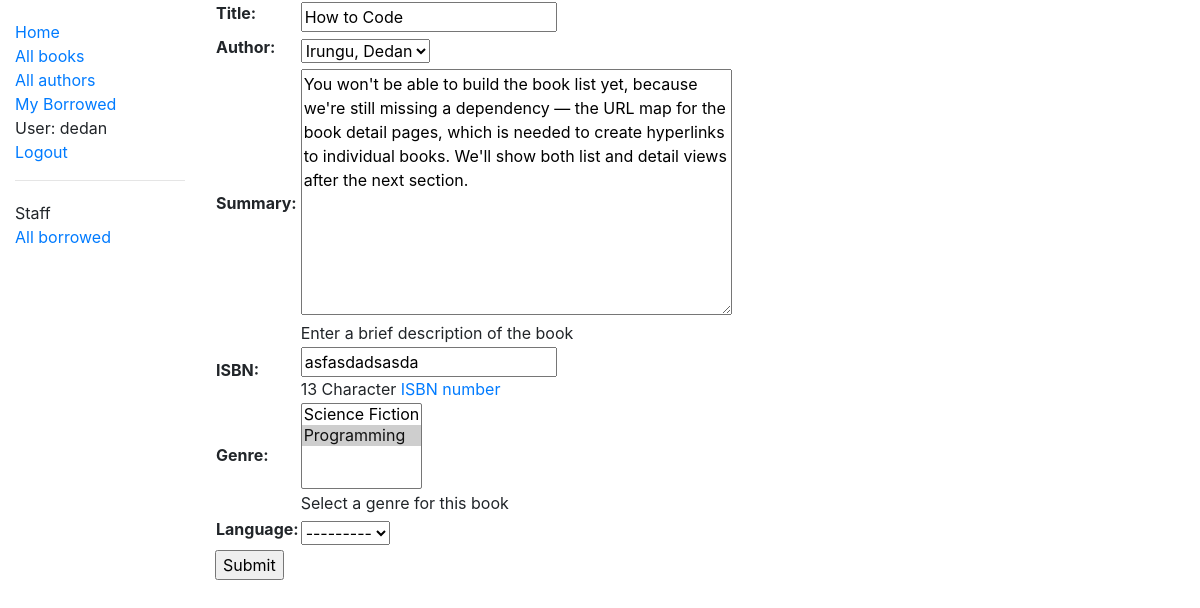
The page /catalog/book/1/update/ (signed in) on the database as committed earlier.
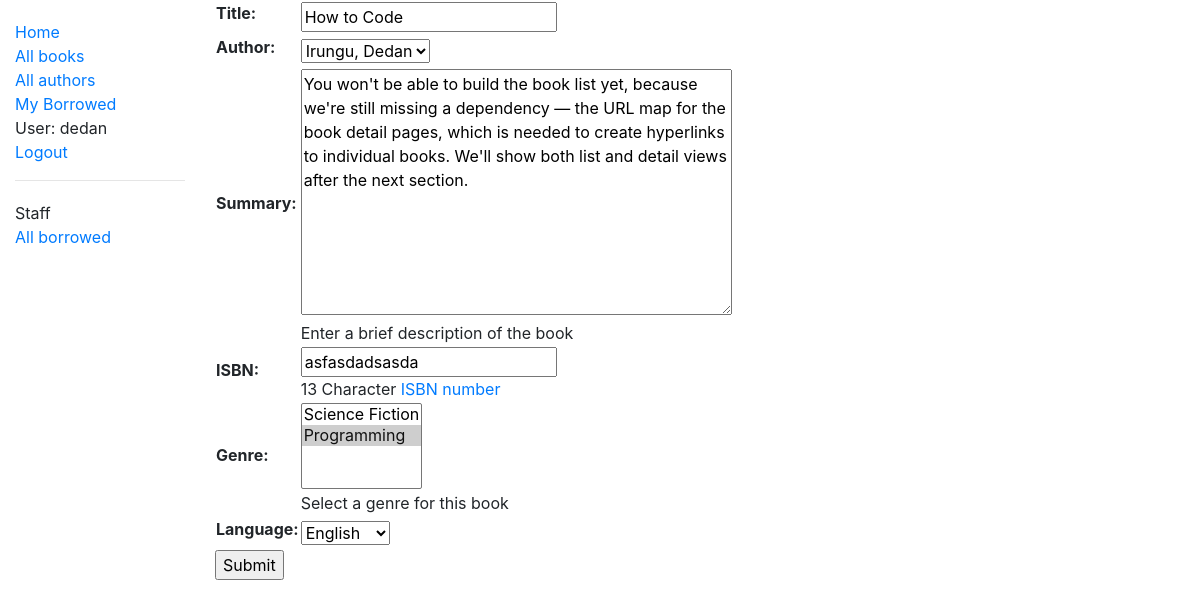
The same page on the database as committed later.
### catalog/models.py (models this page shows, shortened)
class Book(models.Model):
    title = models.CharField(max_length=200)
    author = models.ForeignKey('Author', on_delete=models.SET_NULL, null=True)
    summary = models.TextField(max_length=1000, help_text="Enter a brief description of the book")
    isbn = models.CharField('ISBN', max_length=13,
                            help_text='13 Character <a href="https://www.isbn-international.org/content/what-isbn'
                                      '">ISBN number</a>')
    genre = models.ManyToManyField(Genre, help_text="Select a genre for this book")
    language = models.ForeignKey('Language', on_delete=models.SET_NULL, null=True)
    def display_genre(self):
        """Creates a string for the Genre. This is required to display genre in Admin."""
        return ', '.join([genre.name for genre in self.genre.all()[:3]])
    display_genre.short_description = 'Genre'

### catalog/views.py (the view)
# urls.py: path('book/<int:pk>/update/', views.BookUpdate.as_view(), name='book_update'),
class BookUpdate(PermissionRequiredMixin, UpdateView):
    model = Book
    fields = '__all__'
    permission_required = 'catalog.can_mark_returned'

### catalog/models.py (called while the page is built)
    def __str__(self):
        return self.name

    def __str__(self):
        return self.name

    def __str__(self):
        return '{0}, {1}'.format(self.last_name, self.first_name)

### catalog/templates/catalog/book_form.html (shortened to what this page needs)
{% extends "base_generic.html" %}
{% block content %}
<form action="" method="post">
    <table>
    {{ form.as_table }}
    </table>
    <input type="submit" value="Submit" />
</form>
{% endblock %}

Rows that differ between the two databases and show on the page:
changed Book "How to Code": language "---------" → "English"
